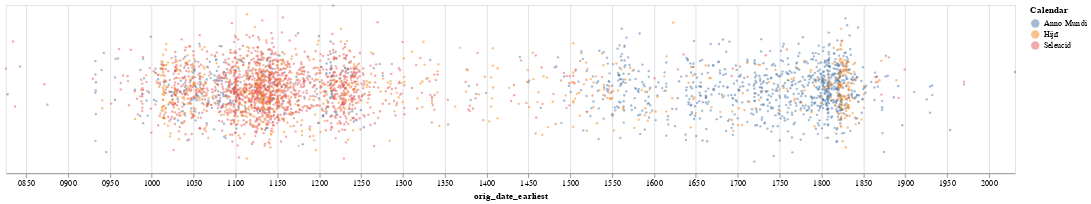

Notebook cell for this chart:
### Code cell
# plot points for all the documents with date, using jitter to scatter them vertically

jitter_plot = alt.Chart(graphable_data).mark_circle(size=8, opacity=0.5).encode(
    x="orig_date_earliest:T",   # maybe could eventually use jitter to plot between earliest/latest
    y=alt.Y("jitter:Q", title="").axis(None),
    color=alt.Color('doc_date_calendar:N', title="Calendar") #.legend(None)
).transform_calculate(
    # Generate Gaussian jitter with a Box-Muller transform
    jitter="sqrt(-2*log(random()))*cos(2*PI*random())"
).properties(width=1200, height=200)


jitter_plot

### Figure 1 — Vega-Lite specification as saved in the notebook (floating-point values rounded to 4 significant figures; data arrays with more than 128 entries replaced by an {"elided": "..."} marker saying what was removed)
{"config": {"view": {"continuousWidth": 300, "continuousHeight": 300}}, "data": {"name": "data-5933c58af31bb5e8ec4217d836edb26a"}, "mark": {"type": "circle", "opacity": 0.5, "size": 8}, "encoding": {"color": {"field": "doc_date_calendar", "title": "Calendar", "type": "nominal"}, "x": {"field": "orig_date_earliest", "type": "temporal"}, "y": {"axis": null, "field": "jitter", "title": "", "type": "quantitative"}}, "height": 200, "transform": [{"calculate": "sqrt(-2*log(random()))*cos(2*PI*random())", "as": "jitter"}], "width": 1200, "$schema": "https://vega.github.io/schema/vega-lite/v5.20.1.json", "datasets": {"data-5933c58af31bb5e8ec4217d836edb26a": {"elided": "3401 records"}}}
